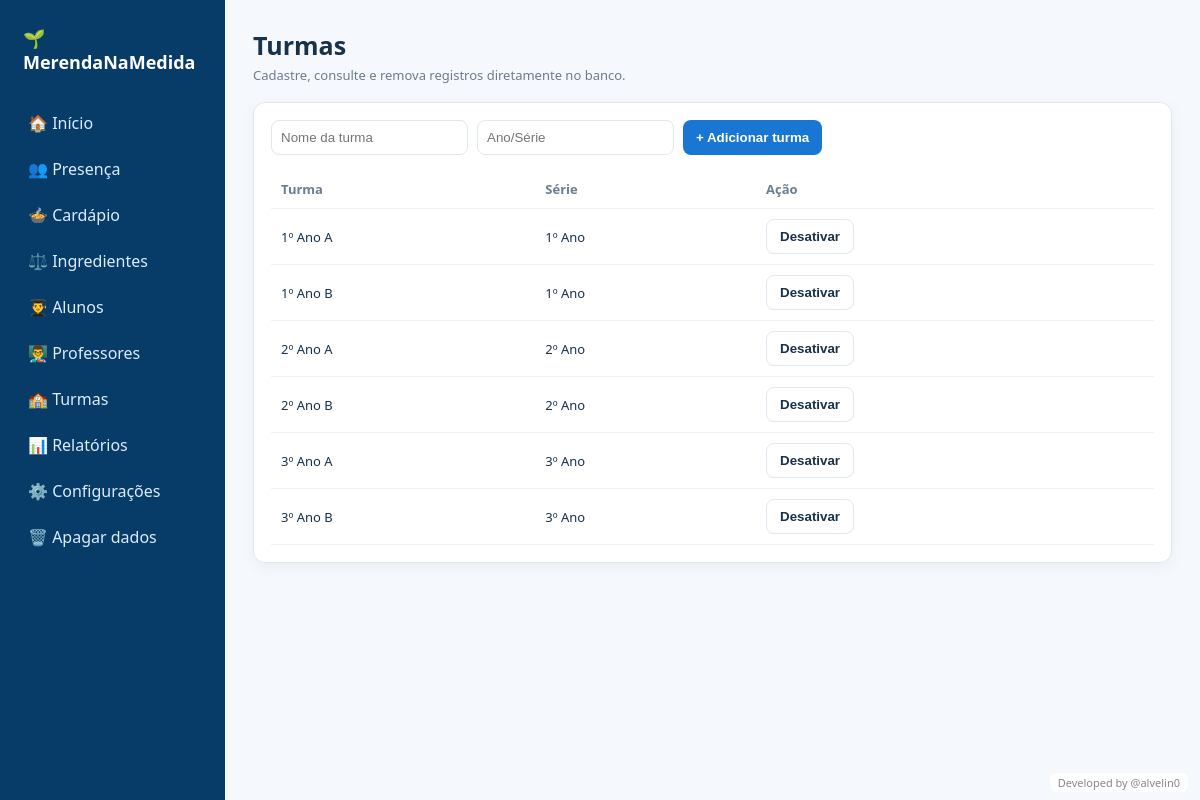
Page /turmas on the committed database.
### tables this page shows
CREATE TABLE turmas (
        id INTEGER PRIMARY KEY AUTOINCREMENT,
        nome TEXT NOT NULL UNIQUE,
        serie TEXT NOT NULL,
        ativo INTEGER NOT NULL DEFAULT 1
    );

### app.py (the view, shortened to what this page needs)
@app.route("/turmas", methods=["GET","POST"])
def turmas():
    conn = get_db()
    rows = conn.execute("SELECT * FROM turmas ORDER BY nome").fetchall()
    conn.close()
    return render_template("crud.html", title="Turmas", kind="turmas", rows=rows)

### app.py (called while the page is built)
def get_db():
    conn = sqlite3.connect(DB)
    conn.row_factory = sqlite3.Row
    conn.execute("PRAGMA foreign_keys = ON")
    return conn

### templates/crud.html
{% extends "layout.html" %}{% block content %}
<div class="top"><div><h1>{{title}}</h1><div class="muted">Cadastre, consulte e remova registros diretamente no banco.</div></div></div>
<div class="card">
<form method="post" class="form">
{% if kind=="alunos" %}<input name="nome" placeholder="Nome do aluno" required><select name="turma_id" required>{% for c in classes %}<option value="{{c.id}}">{{c.nome}}</option>{% endfor %}</select><button class="btn">+ Adicionar aluno</button>
{% elif kind=="turmas" %}<input name="nome" placeholder="Nome da turma" required><input name="serie" placeholder="Ano/Série" required><button class="btn">+ Adicionar turma</button>
{% elif kind=="professores" %}<input name="nome" placeholder="Nome do professor" required><button class="btn">+ Adicionar professor</button>
{% elif kind=="ingredientes" %}<input name="nome" placeholder="Ingrediente" required><input type="number" step="0.01" name="quantidade" placeholder="Quantidade por refeição" required><select name="unidade"><option>g</option><option>ml</option><option>unidade</option></select><button class="btn">+ Adicionar ingrediente</button>{% endif %}
</form>
<table class="table"><thead><tr>{% if kind=="alunos" %}<th>Nome</th><th>Turma</th>{% elif kind=="turmas" %}<th>Turma</th><th>Série</th>{% elif kind=="professores" %}<th>Nome</th>{% else %}<th>Ingrediente</th><th>Por refeição</th><th>Unidade</th>{% endif %}<th>Ação</th></tr></thead><tbody>
{% for r in rows %}<tr>{% if kind=="alunos" %}<td>{{r.nome}}</td><td>{{r.turma}}</td><td>{% set path="/alunos/" ~ r.id ~ "/excluir" %}<form method="post" action="{{path}}"><button class="btn gray">Desativar</button></form></td>
{% elif kind=="turmas" %}<td>{{r.nome}}</td><td>{{r.serie}}</td><td><form method="post" action="/turmas/{{r.id}}/excluir"><button class="btn gray">Desativar</button></form></td>
{% elif kind=="professores" %}<td>{{r.nome}}</td><td><form method="post" action="/professores/{{r.id}}/excluir"><button class="btn gray">Desativar</button></form></td>
{% else %}<td>{{r.nome}}</td><td>{{r.quantidade_por_refeicao}}</td><td>{{r.unidade}}</td><td><form method="post" action="/ingredientes/{{r.id}}/excluir"><button class="btn gray">Desativar</button></form></td>{% endif %}</tr>{% endfor %}
</tbody></table></div>{% endblock %}

### static/style.css (style rules this page uses)
:root { --navy:#073b68;--blue:#1976d2;--green:#1b9b63;--bg:#f5f8fc;--text:#18324a;--muted:#6b7d90;--border:#dfe8f0 }
* { box-sizing:border-box }
body { margin:0;font-family:Segoe UI,Arial,sans-serif;background:var(--bg);color:var(--text) }
.top { display:flex;justify-content:space-between;align-items:center;margin-bottom:18px }
h1 { margin:0 0 4px;font-size:25px }
.muted { color:var(--muted);font-size:13px }
.card { background:white;border:1px solid var(--border);border-radius:12px;padding:17px;box-shadow:0 4px 16px #1739570c }
.btn { display:inline-block;border:0;border-radius:8px;padding:9px 13px;font-weight:700;background:var(--blue);color:#fff }
.btn.gray { background:#fff;color:var(--text);border:1px solid var(--border) }
input,select { padding:9px;border:1px solid var(--border);border-radius:8px;background:white }
.form { display:flex;gap:9px;flex-wrap:wrap;margin-bottom:15px }
.table { width:100%;border-collapse:collapse;font-size:13px }
.table th,.table td { padding:10px;border-bottom:1px solid #edf1f5;text-align:left }
.table th { color:var(--muted) }

### rows in the picture
turmas: nome "1º Ano A", serie "1º Ano"
turmas: nome "1º Ano B", serie "1º Ano"
turmas: nome "2º Ano A", serie "2º Ano"
turmas: nome "2º Ano B", serie "2º Ano"
turmas: nome "3º Ano A", serie "3º Ano"
turmas: nome "3º Ano B", serie "3º Ano"

### other values in the picture
{{ title }} "Turmas"
